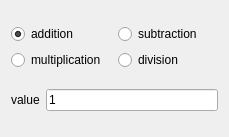
<?xml version="1.0" encoding="UTF-8"?>
<ui version="4.0">
 <class>Form</class>
 <widget class="QWidget" name="Form">
  <property name="geometry">
   <rect>
    <x>0</x>
    <y>0</y>
    <width>229</width>
    <height>137</height>
   </rect>
  </property>
  <property name="windowTitle">
   <string>Form</string>
  </property>
  <layout class="QVBoxLayout" name="verticalLayout">
   <item>
    <layout class="QGridLayout" name="gridLayout">
     <item row="1" column="0">
      <widget class="QRadioButton" name="multiply">
       <property name="text">
        <string>multiplication</string>
       </property>
      </widget>
     </item>
     <item row="0" column="0">
      <widget class="QRadioButton" name="add">
       <property name="text">
        <string>addition</string>
       </property>
       <property name="checked">
        <bool>true</bool>
       </property>
      </widget>
     </item>
     <item row="0" column="1">
      <widget class="QRadioButton" name="subtract">
       <property name="text">
        <string>subtraction</string>
       </property>
      </widget>
     </item>
     <item row="1" column="1">
      <widget class="QRadioButton" name="divide">
       <property name="text">
        <string>division</string>
       </property>
      </widget>
     </item>
    </layout>
   </item>
   <item>
    <layout class="QHBoxLayout" name="horizontalLayout">
     <item>
      <widget class="QLabel" name="label">
       <property name="text">
        <string>value</string>
       </property>
      </widget>
     </item>
     <item>
      <widget class="QLineEdit" name="value">
       <property name="text">
        <string>1</string>
       </property>
       <property name="placeholderText">
        <string>value...</string>
       </property>
      </widget>
     </item>
    </layout>
   </item>
  </layout>
 </widget>
 <resources/>
 <connections/>
</ui>
